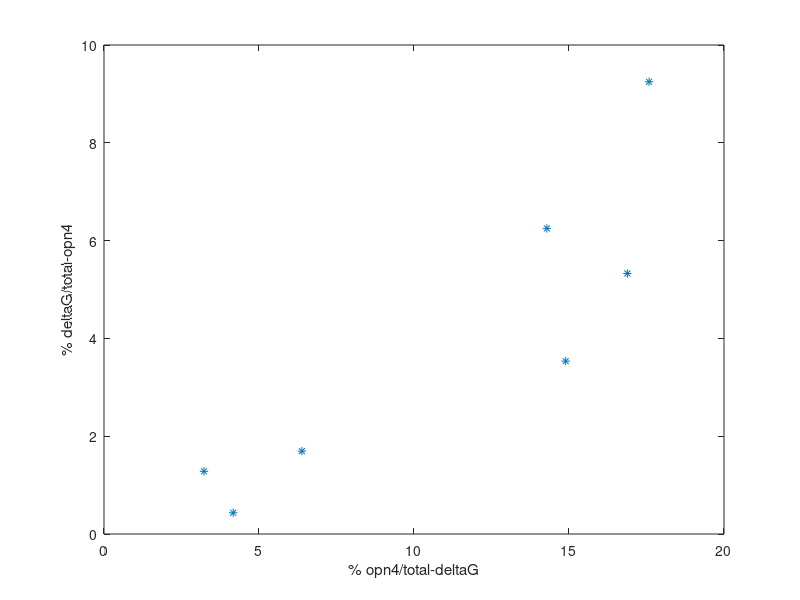
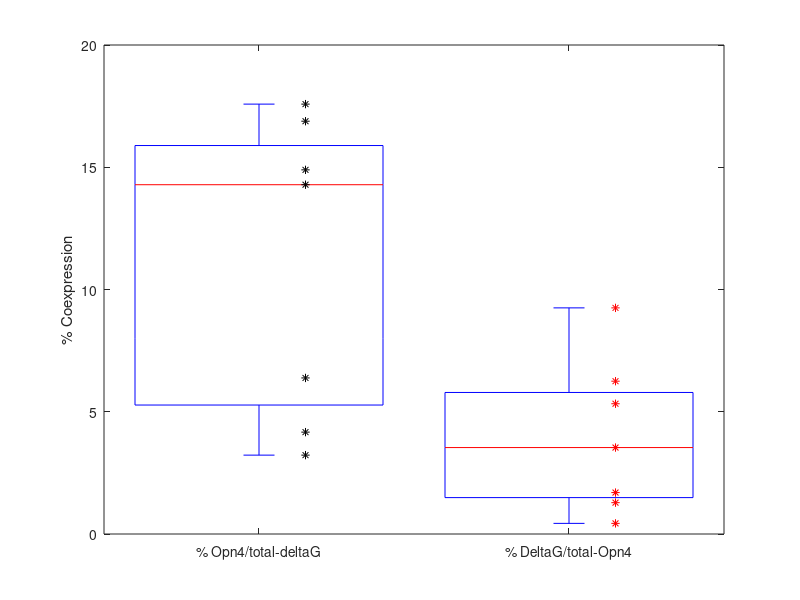

Write the MATLAB code that produced these figures, in order.
function plot_mono_syn_tracing_results
% NovDec 2021 - light response paper 
% Data was analized with Imaris 'spot' fumction on a z-stack imaging of the
% retina
% Dec imaging- retina was dried on the nitrocelulus paper - created a
% thinner retina- imaging settings changed
% Data location Nov: 
% Z:\Anat\SCN_VIP_mono_syn_tracing\VIP504RR\VIP504RR_retina\VIP504RR_retina_Imaris
% Z:\Anat\SCN_VIP_mono_syn_tracing\VIP505R\VIP505R_retina\VIP505R_Imaris
% Z:\Anat\SCN_VIP_mono_syn_tracing\VIP501R\VIP501R_Retina\VIP501R_Imaris
% Data location Dec: 

%sample_ID can be found in 'Mono.Syn.Tracing SCN-VIP to retina.xlsx' in anat.kahan@mail.huji.ac.il drive 
total_opn4=[156 173 198 244 230 176 177];
total_deltaG=[62 91 47 77 24 77 47];
num_opn4_deltaG_coexp=[2 16 7 13 1 11 3];

percent_opn4_express_deltaG=100*num_opn4_deltaG_coexp./total_opn4;
percent_deltaG_express_opn4=100*num_opn4_deltaG_coexp./total_deltaG;

figure
plot(percent_deltaG_express_opn4,percent_opn4_express_deltaG,'*')
ylabel('% deltaG/total-opn4')
xlabel('% opn4/total-deltaG')

figure
%bar([1*ones(length(percent_deltaG_express_opn4),1) 2*ones(length(percent_deltaG_express_opn4),1)],[percent_deltaG_express_opn4' percent_opn4_express_deltaG'])
a=[1*ones(1,length(percent_deltaG_express_opn4)) 2*ones(1,length(percent_deltaG_express_opn4))];
all_y=[percent_deltaG_express_opn4 percent_opn4_express_deltaG];
boxplot(all_y,a,'PlotStyle','compact','Colors',[0 0 0;0.6350 0.0780 0.1840]); hold on 

plot(1.15,percent_deltaG_express_opn4','*k',2.15, percent_opn4_express_deltaG','*r')
xticks([1 2])
xticklabels({'% Opn4/total-deltaG'; '% DeltaG/total-Opn4'});
ylabel('% Coexpression')

disp(['% median deltaG that express opn4 ' num2str(median(percent_deltaG_express_opn4)) '+-' num2str(std(percent_deltaG_express_opn4)/sqrt(length(percent_deltaG_express_opn4)))]);
disp(['% median opn4 that express deltaG ' num2str(median(percent_opn4_express_deltaG)) '+-' num2str(std(percent_opn4_express_deltaG)/sqrt(length(percent_opn4_express_deltaG)))]);


disp(['opn4 cells ' num2str(mean(total_opn4)) '+-' num2str(std(total_opn4)/sqrt(length(total_opn4)))])
disp(['mcherry cells ' num2str(mean(total_deltaG)) '+-' num2str(std(total_deltaG)/sqrt(length(total_deltaG)))])
disp(['overlaping cells ' num2str(mean(num_opn4_deltaG_coexp)) '+-' num2str(std(num_opn4_deltaG_coexp)/sqrt(length(num_opn4_deltaG_coexp)))])